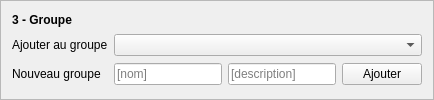
                         <widget class="QFrame" name="selectGroupFrame">
                          <property name="sizePolicy">
                           <sizepolicy hsizetype="Expanding" vsizetype="Maximum">
                            <horstretch>0</horstretch>
                            <verstretch>0</verstretch>
                           </sizepolicy>
                          </property>
                          <property name="minimumSize">
                           <size>
                            <width>200</width>
                            <height>39</height>
                           </size>
                          </property>
                          <property name="frameShape">
                           <enum>QFrame::StyledPanel</enum>
                          </property>
                          <property name="frameShadow">
                           <enum>QFrame::Raised</enum>
                          </property>
                          <layout class="QGridLayout" name="gridLayout_8">
                           <item row="0" column="0">
                            <widget class="QLabel" name="selectionGroupLabel">
                             <property name="sizePolicy">
                              <sizepolicy hsizetype="Fixed" vsizetype="Fixed">
                               <horstretch>0</horstretch>
                               <verstretch>0</verstretch>
                              </sizepolicy>
                             </property>
                             <property name="minimumSize">
                              <size>
                               <width>59</width>
                               <height>13</height>
                              </size>
                             </property>
                             <property name="font">
                              <font>
                               <weight>75</weight>
                               <bold>true</bold>
                              </font>
                             </property>
                             <property name="text">
                              <string>3 - Groupe</string>
                             </property>
                            </widget>
                           </item>
                           <item row="1" column="0">
                            <widget class="QLabel" name="selectionGroupAddLabel">
                             <property name="sizePolicy">
                              <sizepolicy hsizetype="Fixed" vsizetype="Fixed">
                               <horstretch>0</horstretch>
                               <verstretch>0</verstretch>
                              </sizepolicy>
                             </property>
                             <property name="minimumSize">
                              <size>
                               <width>88</width>
                               <height>13</height>
                              </size>
                             </property>
                             <property name="text">
                              <string>Ajouter au groupe</string>
                             </property>
                            </widget>
                           </item>
                           <item row="1" column="1" colspan="3">
                            <widget class="QComboBox" name="selectionGroupCombo">
                             <property name="sizePolicy">
                              <sizepolicy hsizetype="Expanding" vsizetype="Fixed">
                               <horstretch>0</horstretch>
                               <verstretch>0</verstretch>
                              </sizepolicy>
                             </property>
                             <property name="minimumSize">
                              <size>
                               <width>100</width>
                               <height>13</height>
                              </size>
                             </property>
                            </widget>
                           </item>
                           <item row="2" column="0">
                            <widget class="QLabel" name="selectionGroupAddLabel_2">
                             <property name="sizePolicy">
                              <sizepolicy hsizetype="Fixed" vsizetype="Fixed">
                               <horstretch>0</horstretch>
                               <verstretch>0</verstretch>
                              </sizepolicy>
                             </property>
                             <property name="minimumSize">
                              <size>
                               <width>80</width>
                               <height>13</height>
                              </size>
                             </property>
                             <property name="text">
                              <string>Nouveau groupe</string>
                             </property>
                            </widget>
                           </item>
                           <item row="2" column="1">
                            <widget class="QLineEdit" name="selectionGroupName">
                             <property name="minimumSize">
                              <size>
                               <width>40</width>
                               <height>13</height>
                              </size>
                             </property>
                             <property name="placeholderText">
                              <string>[nom]</string>
                             </property>
                            </widget>
                           </item>
                           <item row="2" column="2">
                            <widget class="QLineEdit" name="selectionGroupDescr">
                             <property name="minimumSize">
                              <size>
                               <width>40</width>
                               <height>13</height>
                              </size>
                             </property>
                             <property name="placeholderText">
                              <string>[description]</string>
                             </property>
                            </widget>
                           </item>
                           <item row="2" column="3">
                            <widget class="QPushButton" name="selectionGroupAdd">
                             <property name="sizePolicy">
                              <sizepolicy hsizetype="Expanding" vsizetype="Fixed">
                               <horstretch>0</horstretch>
                               <verstretch>0</verstretch>
                              </sizepolicy>
                             </property>
                             <property name="minimumSize">
                              <size>
                               <width>10</width>
                               <height>13</height>
                              </size>
                             </property>
                             <property name="toolTip">
                              <string>Ajoute un nouveau groupe</string>
                             </property>
                             <property name="text">
                              <string>Ajouter</string>
                             </property>
                            </widget>
                           </item>
                          </layout>
                         </widget>
